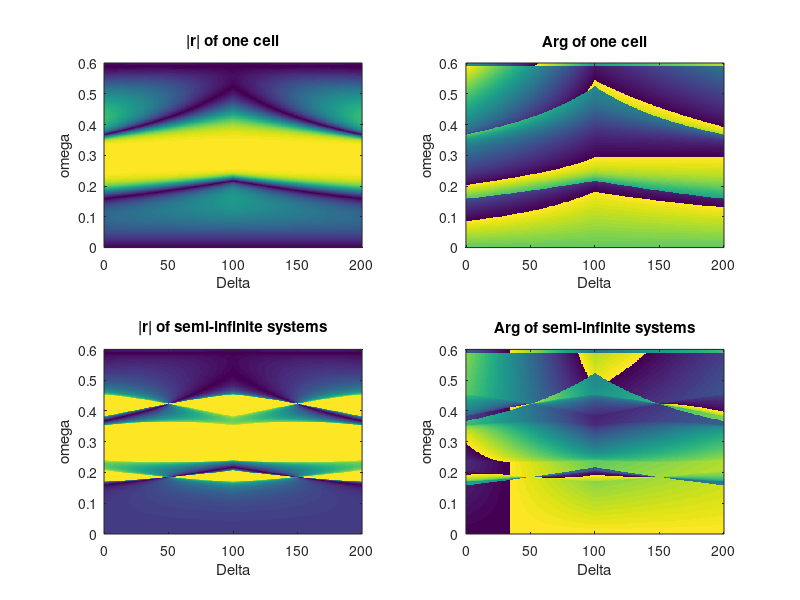

Write MATLAB code to recreate this figure.
%model B, failed
% This program could simulate the paper of Li and Zww
clc,clear
%paramaters
L=100;D=2*L;h0=L/2;
Delta=0:001:D;%The length of l_0 to the left end of A
delta=100;
ne=3.2;%temp
ne1=2;%slab A
ne2=1;%slab B
h1=100;h2=100;
c=3e8;
w=0:0.001:0.6;
k=w*1e7*ne/c;
k1=w*1e7*ne1/c;
k2=w*1e7*ne2/c;
Z0=1;% todo
Tc1=1+1j*tan(k*h0)/2;Tc2=1j*tan(k*h0)/2;Tc3=-1j*tan(k*h0)/2;Tc4=1-1j*tan(k*h0)/2;
P=[1,1;1/Z0,-1/Z0];
num1=length(w);
num2=length(Delta);
r=zeros(num2,num1);Arg=zeros(num2,num1);
r1=zeros(num2,num1);Arg1=zeros(num2,num1);
parfor n=1:num1%omega
    for m=1:num2%Delta
        Tc=[Tc1(n),Tc2(n);Tc3(n),Tc4(n)];
        if m<(h1-delta)/D*num2
            T_A1=[exp(1j*k1(n)*Delta(m)),0;0,exp(-1j*k1(n)*Delta(m))];
            T_A2=[exp(1j*k1(n)*delta),0;0,exp(-1j*k1(n)*delta)];
            T_A3=[exp(1j*k1(n)*(h1-Delta(m)-delta)),0;0,exp(-1j*k1(n)*(h1-Delta(m)-delta))];
            T_B1=[exp(1j*k2(n)*h2),0;0,exp(-1j*k2(n)*h2)];
            T=T_A1*Tc*T_A2*Tc*T_A3*T_B1;
        elseif m>=(h1-delta)/D*num2 && m<h1/D*num2
            T_A1=[exp(1j*k1(n)*Delta(m)),0;0,exp(-1j*k1(n)*Delta(m))];
            T_A2=[exp(1j*k1(n)*(h1-Delta(m))),0;0,exp(-1j*k1(n)*(h1-Delta(m)))];
            T_B1=[exp(1j*k2(n)*(delta-h1+Delta(m))),0;0,exp(-1j*k2(n)*(delta-h1+Delta(m)))];
            T_B2=[exp(1j*k2(n)*(D-delta-Delta(m))),0;0,exp(-1j*k2(n)*(D-delta-Delta(m)))];
            T=T_A1*Tc*T_A2*T_B1*Tc*T_B2;
        elseif m>=h1/D*num2 && m<(D-delta)/D*num2
            T_A1=[exp(1j*k1(n)*h1),0;0,exp(-1j*k1(n)*h1)];
            T_B1=[exp(1j*k2(n)*(Delta(m)-h1)),0;0,exp(-1j*k2(n)*(Delta(m)-h1))];
            T_B2=[exp(1j*k2(n)*delta),0;0,exp(-1j*k2(n)*delta)];
            T_B3=[exp(1j*k2(n)*(D-delta-Delta(m))),0;0,exp(-1j*k2(n)*(D-delta-Delta(m)))];
            T=T_A1*T_B1*Tc*T_B2*Tc*T_B3;
        else
            T_A1=[exp(1j*k1(n)*(delta-D+Delta(m))),0;0,exp(-1j*k1(n)*(delta-D+Delta(m)))];
            T_A2=[exp(1j*k1(n)*(h1-delta+D-Delta(m))),0;0,exp(-1j*k1(n)*(h1-delta+D-Delta(m)))];
            T_B1=[exp(1j*k2(n)*(h2-D+Delta(m))),0;0,exp(-1j*k2(n)*(h2-D+Delta(m)))];
            T_B2=[exp(1j*k2(n)*(D-Delta(m))),0;0,exp(-1j*k2(n)*(D-Delta(m)))];
            %T=T_A1*Tc*T_A2*T_B1*Tc*T_B2;
            T=T_A2*T_B1*Tc*T_B2*T_A1*Tc;
        end
        M=P*T*P^-1;
        Z=(M(1,1)-M(2,2)-sqrt((M(1,1)-M(2,2))^2+4*M(2,1)*M(1,2)))/(2*M(2,1));
        if real(Z)>0
            Z=(M(1,1)-M(2,2)-sqrt((M(1,1)-M(2,2))^2+4*M(2,1)*M(1,2)))/(2*M(2,1));
        else
            Z=(M(1,1)-M(2,2)+sqrt((M(1,1)-M(2,2))^2+4*M(2,1)*M(1,2)))/(2*M(2,1));
        end
        r1(m,n)=abs((Z-Z0)/(Z+Z0));
        Arg1(m,n)=angle((Z-Z0)/(Z+Z0));
%         if Arg1(m,n)<-pi+0.001&&Arg1(m,n)>-pi-0.001
%             Arg1(m,n)=pi;
%         end
        r(m,n)=abs(-T(2,1)./T(2,2));
        Arg(m,n)=angle(-T(2,1)./T(2,2));
    end
end
subplot(2,2,1)
imagesc(w,Delta,r);
title("|r| of one cell")
view([-90 90]);
box('on');
axis('ij');
xlabel("\omega");ylabel("\Delta");
subplot(2,2,2)
imagesc(w,Delta,Arg);
title("Arg of one cell")
view([-90 90]);
box('on');
axis('ij');
xlabel("\omega");ylabel("\Delta");
subplot(2,2,3)
imagesc(w,Delta,r1);
title("|r| of semi-infinite systems")
view([-90 90]);
box('on');
axis('ij');
xlabel("\omega");ylabel("\Delta");
subplot(2,2,4)
imagesc(w,Delta,Arg1);
title("Arg of semi-infinite systems")
view([-90 90]);
box('on');
axis('ij');
xlabel("\omega");ylabel("\Delta");